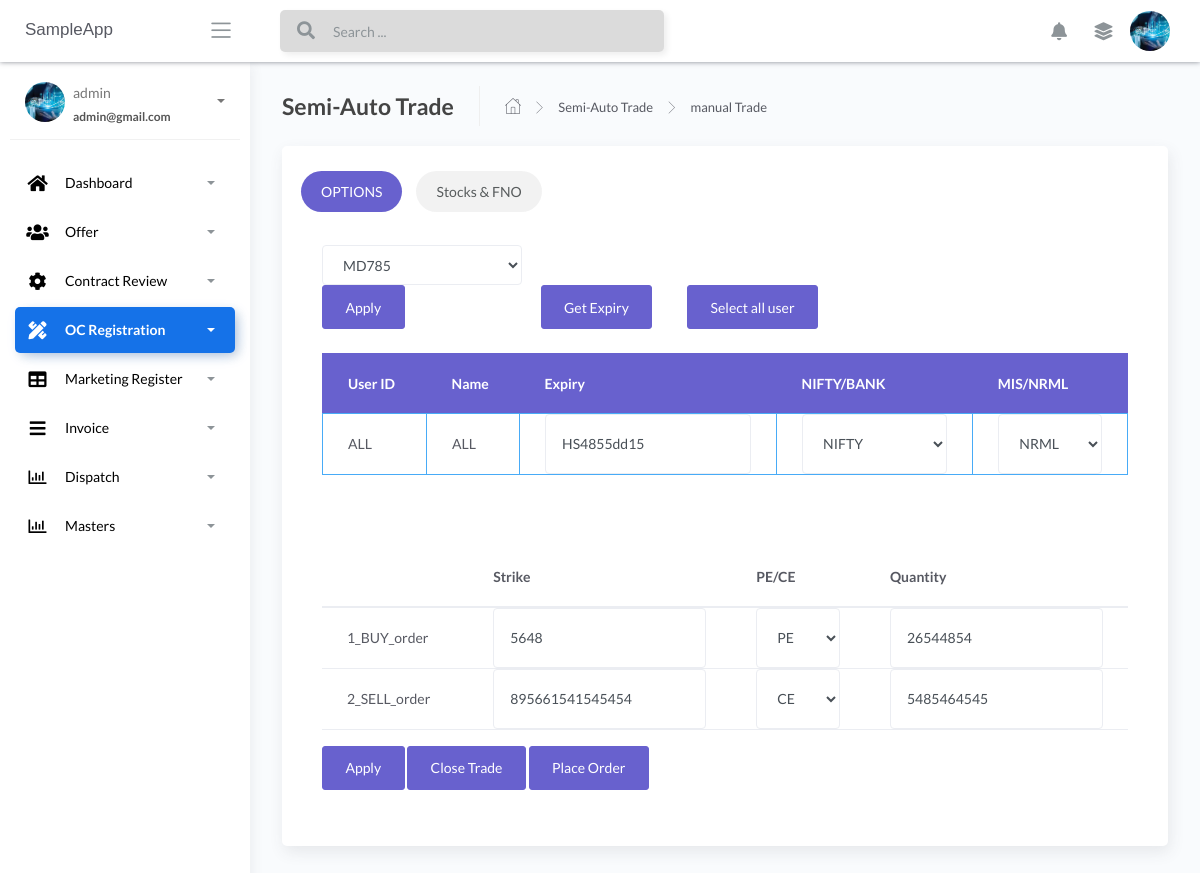
Page /trade-manual (signed in) on the committed database.
### apps/authentication/models.py (models this page shows, shortened)
class Users(db.Model, UserMixin):
    __tablename__ = 'Users'
    id = db.Column(db.Integer, primary_key=True)
    username = db.Column(db.String(64), unique=True)
    email = db.Column(db.String(64), unique=True)
    password = db.Column(db.LargeBinary)

### apps/home/models.py (models this page shows, shortened)
class ManualUser(db.Model):
    __tablename__ = "manualuser"
    id = db.Column(db.Integer, primary_key=True)
    man_opt_usr_id = db.Column(db.String())
    man_opt_nam = db.Column(db.String())
    man_opt_expiry = db.Column(db.String())
    man_opt_mis_nrml = db.Column(db.String())
    man_opt_buy_1_ord = db.Column(db.INT())
    man_opt_sell_2_ord = db.Column(db.INT())
    man_opt_buy_PECE = db.Column(db.INT())
    man_opt_sell_PECE = db.Column(db.INT())
    man_opt_qty_buy = db.Column(db.INT())
    man_opt_qty_sell = db.Column(db.INT())
    man_opt_nif_banknif = db.Column(db.String())
    man_usr_id = db.Column(db.String())
    man_name = db.Column(db.String())
    man_symb = db.Column(db.String())
    man_qty = db.Column(db.INT())
    man_buysell = db.Column(db.String())
    man_mis_nrml = db.Column(db.String())

### apps/home/routes.py (the view, shortened to what this page needs)
@blueprint.route('/trade-manual', methods=['GET', 'POST'])
@login_required
def close():
    if request.method == 'GET':
        users = UserModel.query.all()
        manualuser = ManualUser.query.filter_by(id=1).first()
        return render_template('home/manual-trade.html', users=users, manualuser=manualuser,  segment='trade-manual')

### apps/__init__.py (called while the page is built)
def configure_database(app):
    @app.before_first_request
    def initialize_database():
        db.create_all()
    @app.teardown_request
    def shutdown_session(exception=None):
        db.session.remove()

### apps/authentication/models.py (called while the page is built)
@login_manager.user_loader
def user_loader(id):
    return Users.query.filter_by(id=id).first()

### apps/templates/home/manual-trade.html (shortened to what this page needs)
{% extends "layouts/base.html" %}
{% block content %}
<body>
<div class="content">
<div class="page-inner">
	<div class="page-header">
		<h4 class="page-title">Semi-Auto Trade</h4>
		<ul class="breadcrumbs">
			<li class="nav-home">
				<a href="/">
					<i class="flaticon-home"></i>
				</a>
			</li>
			<li class="separator">
				<i class="flaticon-right-arrow"></i>
			</li>
			<li class="nav-item">
				<a href="/trade-switch">Semi-Auto Trade</a>
			</li>
			<li class="separator">
				<i class="flaticon-right-arrow"></i>
			</li>
			<li class="nav-item">
				<a href="/trade-manual">manual Trade</a>
			</li>
		</ul>
	</div>
	<div class="row">
		<div class="col-md-12">
			<div class="card">
				<div class="card-body">
					<ul class="nav nav-pills nav-secondary nav-pills-no-bd" id="pills-tab" role="tablist">
						<li class="nav-item">
							<a class="nav-link active" id="pills-home-tab" data-toggle="pill" href="#pills-home" role="tab" aria-controls="pills-home" aria-selected="True">OPTIONS</a>
						</li>
						<li class="nav-item">
							<a class="nav-link" id="pills-profile-tab" data-toggle="pill" href="#pills-profile" role="tab" aria-controls="pills-profile" aria-selected="false">Stocks & FNO</a>
						</li>
					</ul>
					<div class="tab-content mt-2 mb-3" id="pills-tabContent">
						<div class="tab-pane fade show active" id="pills-home" role="tabpanel" aria-labelledby="pills-home-tab">
							<div class="card-body">
										<div class="table-responsive">
											<form action='' method = "POST">
											<select name="man_opt_drpdwn" class="form-control input-fixed">
												{% for user in users %}
												<option {% if manualuser.man_opt_usr_id==user.usr_id %} selected="selected"{% endif %}>{{user.usr_id}}</option>
												{% endfor %}
											</select>
											<button class="btn btn-secondary" name="man_opt_drpdwn_apply">Apply</button>
											<button style = "position:relative; left:280px; top:0px;" class="btn btn-secondary" name="man_opt_select_all_user">Select all user</button>
											<button class="btn btn-secondary" name="man_Get_Expiry">Get Expiry</button>
								<div class="table-responsive">
									<table id="add-row2" class="table table-bordered table-head-bg-secondary table-bordered-bd-info mt-4" >
										<thead>
											<tr>
												<th>User ID</th>
												<th>Name</th>
												<th>Expiry</th>
												<th>NIFTY/BANK</th>
												<th>MIS/NRML</th>
											</tr>
										</thead>
										<tbody>
											<tr>
												<td>{{ manualuser.man_opt_usr_id }}</td>
												<td>{{ manualuser.man_opt_nam }}</td>
												<td><input type="text" name="man_opt_expiry" value="{{manualuser.man_opt_expiry}}" class="form-control" /></td>
												<td>
													<select name="man_opt_nif_banknif" class="form-control">
														<option {% if manualuser.man_opt_nif_banknif=="NIFTY" %} selected="selected"{% endif %} >NIFTY</option>
													</select>
												</td>
												<td>
													<select name="man_opt_mis_nrml" class="form-control">
														<option {% if manualuser.man_opt_mis_nrml=="NRML" %} selected="selected"{% endif %}>NRML</option>
													</select>
												</td>
											</tr>
										</tbody>
									</table>
								</div>
								<table class="table mt-3">
									<thead>
										<tr>
											<th scope="col"></th>
											<th scope="col">Strike</th>
											<th scope="col">PE/CE</th>
											<th scope="col">Quantity</th>
										</tr>
									</thead>
									<tbody>
										<tr>
											<td>1_BUY_order </td>
											<div class="form-group">
											<td><input type="number" name="man_opt_buy_1_ord" value="{{manualuser.man_opt_buy_1_ord}}" class="form-control" /></td>
											<td>
												<select name="man_opt_buy_PECE" class="form-control">
													<option {% if manualuser.man_opt_buy_PECE=="PE" %} selected="selected"{% endif %}>PE</option>
												</select>
											</td>
											<td><input type="number" name="man_opt_qty_buy" value="{{manualuser.man_opt_qty_buy}}" class="form-control" /></td>
											</div>
										</tr>
										<tr>
											<td>2_SELL_order</td>
											<div class="form-group">
											<td><input type="number" name="man_opt_sell_2_ord" value="{{manualuser.man_opt_sell_2_ord}}" class="form-control" /></td>
											<td>
												<select name="man_opt_sell_PECE" class="form-control">
													<option {% if manualuser.man_opt_sell_PECE=="CE" %} selected="selected"{% endif %}>CE</option>
												</select>
											</td>
											<td><input type="number" name="man_opt_qty_sell" value="{{manualuser.man_opt_qty_sell}}" class="form-control" /></td>
											</div>
										</tr>
									</tbody>
								</table>
								<button class="btn btn-secondary" name="btn_man_opt_apply">Apply</button>
								<button class="btn btn-secondary" name="btn_man_opt_clo_trade">Close Trade</button>
								<button class="btn btn-secondary" name="btn_man_opt_plc_odr">Place Order</button>
										</form>
										</div>
							</div>
						</div>
 </div>
</div>
{% endblock content %}

### apps/templates/includes/sidebar.html (shortened to what this page needs)
		<div class="sidebar sidebar-style-2" data-background-color="white">
			<div class="sidebar-wrapper scrollbar scrollbar-inner">
				<div class="sidebar-content">
				{% if current_user.is_authenticated %}
					<div class="user">
						<div class="avatar-sm float-left mr-2">
							<img src="/static/assets/img/download.jpg" alt="..." class="avatar-img rounded-circle">
						</div>
						<div class="info">
							<a data-toggle="collapse" href="#collapseExample" aria-expanded="true">
								<span>
									{{ current_user.username }}
									<span class="user-level">
										{{ current_user.email }}
									</span>
									<span class="caret"></span>
								</span>
							</a>
						</div>
					</div>
					<ul class="nav nav-primary">
						<li class="nav-item {% if 'dashboard' in segment %} active {% endif %}">
							<a data-toggle="collapse" href="#dashboard" aria-expanded="false">
								<i style="color:black;" class="fas fa-home"></i>
								<p style="color:black;">Dashboard</p>
								<span class="caret"></span>
							</a>
						</li>
						<li class="nav-item {% if 'offer-' in segment %} active {% endif %}">
							<a data-toggle="collapse" href="#base">
								<i  style="color:black;" class="fas fa-users"></i>
								<p  style="color:black;">Offer</p>
								<span class="caret"></span>
							</a>
						</li>
						<li class="nav-item {% if 'configs' in segment %} active {% endif %}">
							<a data-toggle="collapse" href="#sidebarLayouts">
								<i  style="color:black;" class="fas fa-cog"></i>
								<p  style="color:black;">Contract Review</p>
								<span class="caret"></span>
							</a>
						</li>
						<li class="nav-item {% if 'trade' in segment %} active {% endif %}">
							<a data-toggle="collapse" href="#trades">
								<i  style="color:black;" class="fas fa-pencil-ruler"></i>
								<p  style="color:black;">OC Registration</p>
								<span class="caret"></span>
							</a>
						</li>
						<li class="nav-item {% if 'orderbook' in segment %} active {% endif %}">
							<a data-toggle="collapse" href="#orderbook">
								<i  style="color:black;" class="fas fa-table"></i>
								<p  style="color:black;">Marketing Register</p>
								<span class="caret"></span>
							</a>
						</li>
						<li class="nav-item {% if 'logs' in segment %} active {% endif %}">
							<a data-toggle="collapse" href="#logs">
								<i  style="color:black;" class="fas fa-bars"></i>
								<p  style="color:black;">Invoice</p>
								<span class="caret"></span>
							</a>
						</li>
						<li class="nav-item {% if 'analysis' in segment %} active {% endif %}">
							<a data-toggle="collapse" href="#analysis">
								<i  style="color:black;" class="far fa-chart-bar"></i>
								<p  style="color:black;">Dispatch</p>
								<span class="caret"></span>
							</a>
						</li>
						<li class="nav-item {% if 'masters' in segment %} active {% endif %}">
							<a data-toggle="collapse" href="#masters">
								<i  style="color:black;" class="far fa-chart-bar"></i>
								<p  style="color:black;">Masters</p>
								<span class="caret"></span>
							</a>
						</li>
					</ul>
				{% endif %}
				</div>
			</div>
		</div>

### apps/templates/home/manual-trade.html (style rules this page uses)
input[type=number] { -moz-appearance: textfield; }

### rows in the picture
Users: username "admin", email "admin@gmail.com"
ManualUser: man_opt_usr_id "ALL", man_opt_nam "ALL", man_opt_expiry "HS4855dd15", man_opt_nif_banknif "NIFTY", man_opt_mis_nrml "NRML", man_opt_buy_1_ord "5648", man_opt_buy_PECE "PE", man_opt_qty_buy "26544854", man_opt_sell_2_ord "895661541545454", man_opt_sell_PECE "CE", man_opt_qty_sell "5485464545"

### other values in the picture
form field man_opt_drpdwn "MD785"
